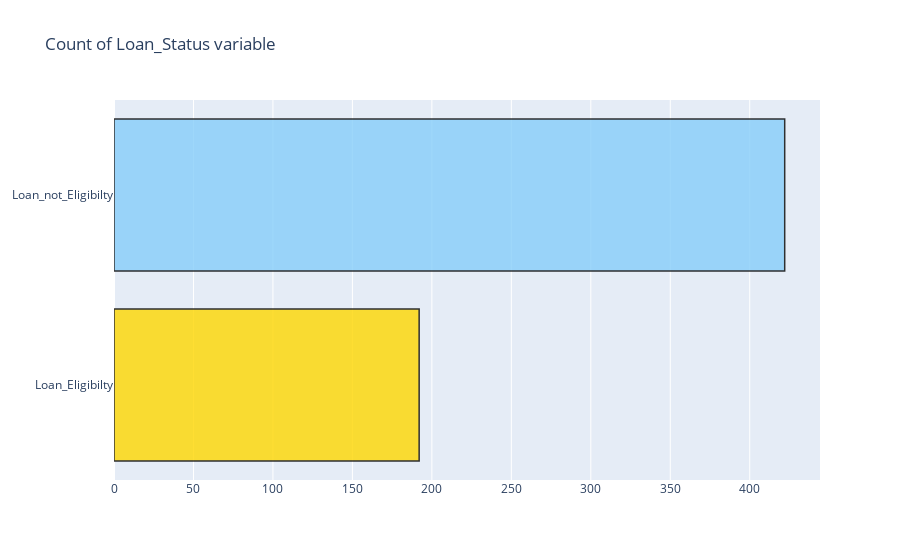
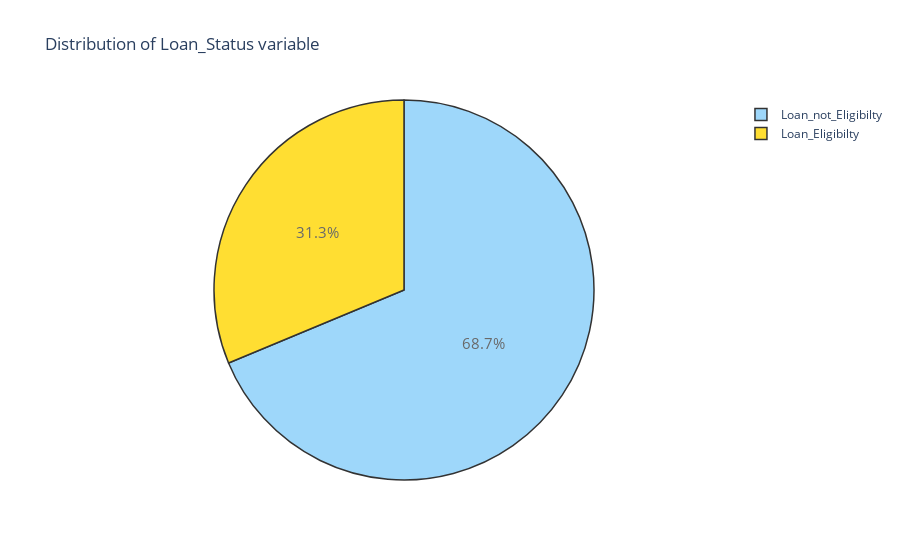

Notebook code for these charts, in order:
### Code cell
import warnings
import plotly.offline as py
py.init_notebook_mode(connected=True)
import plotly.graph_objs as go
import plotly.tools as tls
import plotly.figure_factory as ff
warnings.filterwarnings('ignore')
Loan_Eligibilty = df[(df['Loan_Status'] != 0)]
Loan_not_Eligibilty = df[(df['Loan_Status'] == 0)]

#------------COUNT-----------------------
trace = go.Bar(x = (len(Loan_not_Eligibilty), len(Loan_Eligibilty)), y = ['Loan_Eligibilty', 'Loan_not_Eligibilty'], orientation = 'h', opacity = 0.8,marker=dict(
        color=['gold', 'lightskyblue'],
        line=dict(color='#000000',width=1.5)))

layout = dict(title =  'Count of Loan_Status variable')
                    
fig = dict(data = [trace], layout=layout)
py.iplot(fig)

#------------PERCENTAGE-------------------
trace = go.Pie(labels = ['Loan_not_Eligibilty', 'Loan_Eligibilty'], values = df['Loan_Status'].value_counts(), 
               textfont=dict(size=15),opacity = 0.8, 
               marker=dict(colors=['lightskyblue','gold'], 
                           line=dict(color='#000000', width=1.5)))


layout = dict(title =  'Distribution of Loan_Status variable')
           
fig = dict(data = [trace], layout=layout)
py.iplot(fig)

### Figure 1 — Plotly figure (JSON) as saved in the notebook; plotly's stock layout.template omitted (floating-point values rounded to 4 significant figures)
{"data": [{"marker": {"color": ["gold", "lightskyblue"], "line": {"color": "#000000", "width": 1.5}}, "opacity": 0.8, "orientation": "h", "type": "bar", "x": [192, 422], "y": ["Loan_Eligibilty", "Loan_not_Eligibilty"]}], "layout": {"title": {"text": "Count of Loan_Status variable"}}}

### Figure 2 — Plotly figure (JSON) as saved in the notebook; plotly's stock layout.template omitted (floating-point values rounded to 4 significant figures)
{"data": [{"labels": ["Loan_not_Eligibilty", "Loan_Eligibilty"], "marker": {"colors": ["lightskyblue", "gold"], "line": {"color": "#000000", "width": 1.5}}, "opacity": 0.8, "textfont": {"size": 15}, "type": "pie", "values": [422, 192]}], "layout": {"title": {"text": "Distribution of Loan_Status variable"}}}
